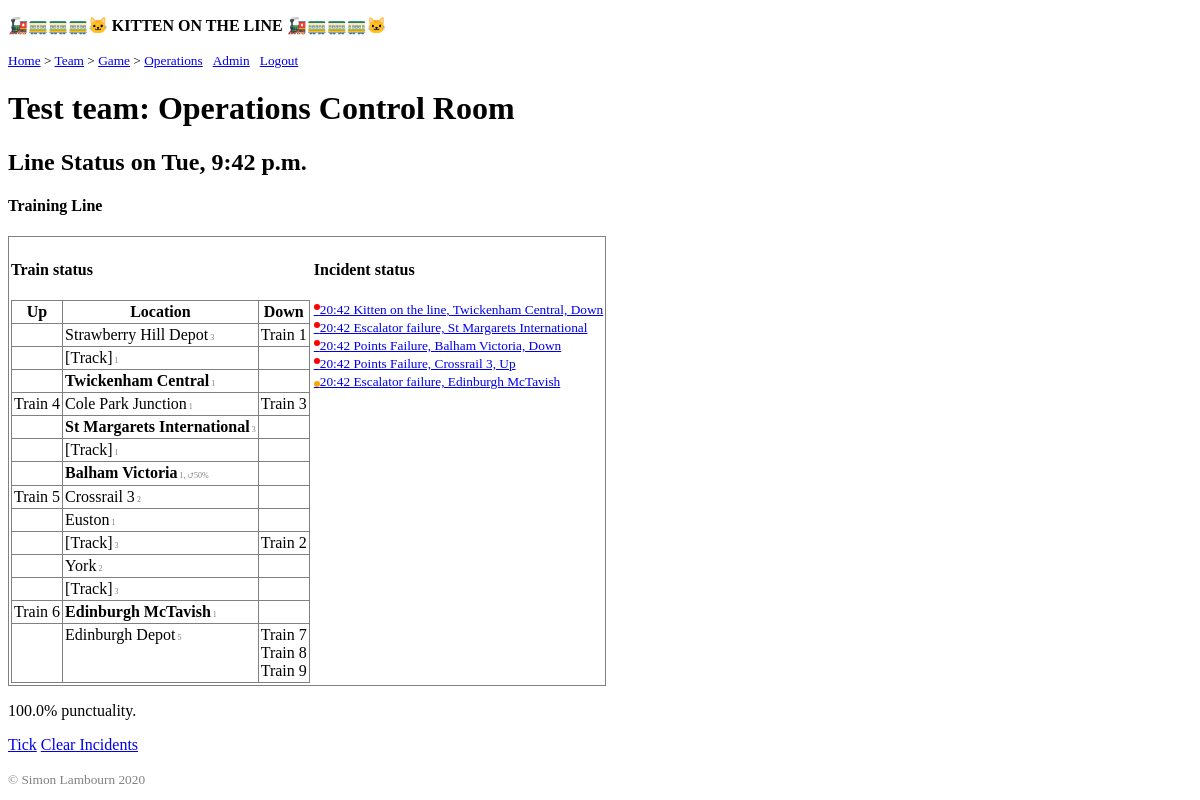
Before: /kittenontheline/game/operations/38/1 (signed in) with the older database file.
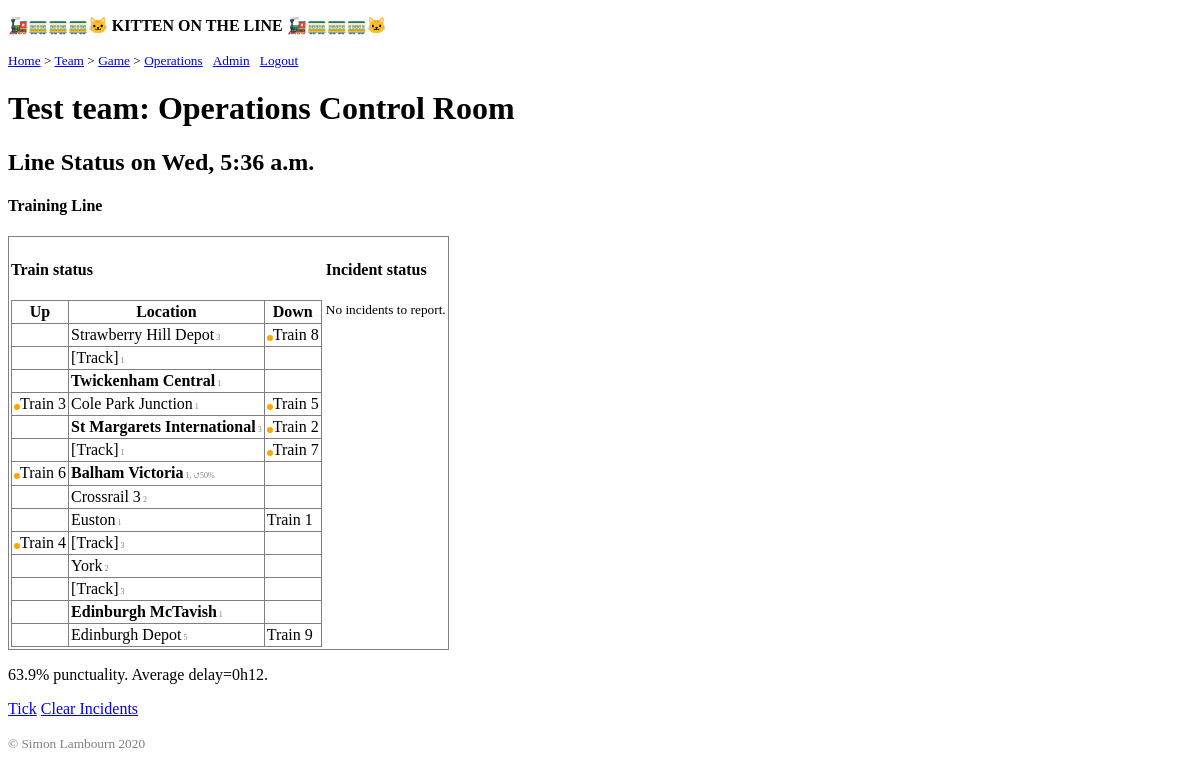
After: the same page with the newer database file.
### kitten/models.py (models this page shows, shortened)
class GameLevel:
    BASIC = 10
    INTERMEDIATE = 20
    ADVANCED = 30
    EXPERT = 40
    CHOICES = ((BASIC, 'Basic'),
               (INTERMEDIATE, 'Intermediate'),
               (ADVANCED, 'Advanced'),
               (EXPERT, 'Expert'))

class Team(models.Model, GameLevel):
    name = models.CharField(max_length=40, unique=True)
    members = models.ManyToManyField(User, related_name='teams')
    owner = models.ForeignKey(User, on_delete=models.PROTECT,
                              related_name='teams_owned')
    level = models.IntegerField(choices=GameLevel.CHOICES)

class Game(models.Model, GameLevel):
    INCIDENT_LIMIT = 1  # per place
    INCIDENT_SEVERITY_VARIATION = 0.5  # in range  +/- variation
    name = models.CharField(max_length=40)
    started = models.DateField(auto_now_add=True)
    last_played = models.DateField(auto_now=True)
    teams = models.ManyToManyField(Team, related_name='games')
    network_name = models.CharField(max_length=40)
    incident_types = models.ManyToManyField(IncidentType)
    incident_rate = models.PositiveSmallIntegerField(
        default=100, help_text="average rate of incidents, with 100 generating"
        "1 incident per tick of the clock")
    level = models.IntegerField(choices=GameLevel.CHOICES)
    day_start_time = models.TimeField(default=datetime.time(hour=6))
    day_end_time = models.TimeField(default=datetime.time(hour=22))
    current_time = models.DateTimeField(auto_now_add=True, null=True)
    game_round_duration = models.DurationField(default=Network.TICK_STAGE)
    tick_interval = models.DurationField(default=Network.TICK_SINGLE)
    delay = models.PositiveIntegerField(default=0)
    class meta:
        unique_together = [['name', 'team']]
    def tick(self, save=False):
        """ run the game for one tick of the clock """
        self.sprinkle_incidents()
        for line in self.lines.all():
            line.resolve_incidents()
            line.update_trains(self.current_time)
        self.current_time += self.tick_interval
        self.save()

class Line(models.Model):
    game = models.ForeignKey(Game, on_delete=models.CASCADE, null=True,
                             related_name='lines')
    operator = models.ForeignKey(Team, null=True,
                                 on_delete=models.SET_NULL)
    line_reputation = models.IntegerField(default=100)
    name = models.CharField(max_length=40, default='')
    direction1 = models.CharField(max_length=20, default='Up',
                                  editable=False)
    direction2 = models.CharField(max_length=20, default='Down',
                                  editable=False)
    trains_dir1 = models.IntegerField(default=3)
    trains_dir2 = models.IntegerField(default=3)
    train_interval = models.IntegerField(default=10)
    train_type = models.CharField(max_length=20, default='Train')
    total_arrivals = models.PositiveIntegerField(default=0)
    total_delay = models.DurationField(default=datetime.timedelta(0))
    on_time_arrivals = models.PositiveIntegerField(default=0)
    def punctuality_display(self):
        if self.total_arrivals == 0:
            return '(no punctuality stats)'
        punctuality_percent = self.on_time_arrivals/self.total_arrivals*100
        s = f"{punctuality_percent:0.1f}% punctuality."
        if self.total_arrivals != self.on_time_arrivals:
            av_delay = self.total_delay / (
                self.total_arrivals - self.on_time_arrivals)
            s += f" Average delay={hhmm(av_delay)}."
        return s
    def details(self):
        locations_dir1 = LineLocation.objects.filter(
            line=self, direction=self.direction1).order_by('position')
        return {location: (location.trains.all(),
                           location.reverse().trains.all())
                for location in locations_dir1}

class LocationType:
    DEPOT = 0
    TRACK = 1
    STATION = 2
    CHOICES = ((DEPOT, 'Depot'), (TRACK, 'Track'), (STATION, 'Station'))

class LineLocation(models.Model, LocationType):
    line = models.ForeignKey(Line, on_delete=models.CASCADE, null=True,
                             related_name='locations')
    name = models.CharField(max_length=40, default='', blank=True)
    type = models.IntegerField(choices=LocationType.CHOICES,
                               default=LocationType.DEPOT)
    position = models.IntegerField()
    transit_delay = models.IntegerField(default=1)
    direction = models.CharField(max_length=20, default='direction?')
    direction_is_forward = models.BooleanField(default=True)
    is_start_of_line = models.BooleanField(default=False)
    is_end_of_line = models.BooleanField(default=False)
    turnaround_percent = models.PositiveSmallIntegerField(default=0)
    last_train_time = models.DateTimeField(null=True)
    def __str__(self):
        return f'{self.name}, {self.direction}'
    def html(self):
        classes = ['location']
        if self.is_station():
            classes.append('station')
        classes = ' '.join(classes)
        name = escape(self.name) or '[Track]'
        return ('<div class="location">'  # allows transit-delay -> right
                f'<span class="{classes}">{name}</span>'
                f'<span class="transit-delay">{self.transit_delay}</span>'
                f'<span class="turnaround">{self.display_turnaround()}</span>'
                '</div>')
    def display_turnaround(self):
        if self.is_depot():
            return ""
        turnaround = (self.turnaround_percent or
                      self.reverse().turnaround_percent)
        if not turnaround:
            return ""
        char = "⮍" if self.turnaround_percent else "⮏"
        return f", {char}{turnaround}%"
    def is_station(self):
        return self.type == LocationType.STATION
    def is_depot(self):
        return self.type == LocationType.DEPOT
    def reverse(self) -> 'LineLocation':
        return LineLocation.objects.get(
            line=self.line, position=self.position,
            direction_is_forward=not self.direction_is_forward)

class Train(models.Model):
    type = models.CharField(max_length=20, default='Train')
    location = models.ForeignKey(LineLocation, on_delete=models.CASCADE,
                                 related_name='trains')
    serial = models.PositiveIntegerField(default=1)
    awaiting_turnaround = models.BooleanField(default=False)
    blocked = models.BooleanField(default=False)
    delay = models.DurationField(default=datetime.timedelta(0))
    def html(self):
        classes = ['train']
        if self.blocked:  # this overrides train-delayed in the css
            classes.append('train-blocked')
        elif self.delay:
            classes.append('train-delayed')
        classes = ' '.join(classes)
        return (f'<span class="{classes}">{escape(self.type)} {self.serial}'
                '</span>')

class Incident(models.Model):
    line = models.ForeignKey(Line, related_name='incidents')
    type = models.ForeignKey(IncidentType)
    response = models.ForeignKey(Response, null=True, blank=True)
    start_time = models.DateTimeField(null=True)
    response_start_time = models.DateTimeField(null=True, blank=True)
    location_line = models.ForeignKey(LineLocation, null=True, blank=True,
                                      related_name="incidents")
    location_station = models.ForeignKey(Station, null=True, blank=True,
                                         related_name="incidents")
    location_train = models.ForeignKey(Train, null=True, blank=True,
                                       related_name="incidents")
    impacts = models.ManyToManyField(Impact)
    previous_response_status = models.CharField(null=True, blank=True,
                                                max_length=60)
    @property
    def location(self):
        try:
            return self._location
        except AttributeError:
            pass
        self._location = (
            self.location_line if self.location_line is not None else
            self.location_train if self.location_train is not None else
            self.location_station)
        if self._location is None:
            raise ValueError(f"Incident %s location not set")
        return self._location
    def html(self):
        classes = 'incident'
        if self.response is None:
            classes += ' incident-open'
        else:
            classes += ' incident-responding'
        return (f'<span class="{classes}">{hhmm(self.start_time)} '
                f'{self.type.name}, {self.location}</span>')

class IncidentType(models.Model):
    network = models.ForeignKey(Network, related_name='incident_types')
    name = models.CharField(max_length=40, default='?')
    type = models.IntegerField(choices=IncidentFamily.CHOICES)
    description = models.CharField(max_length=100, null=True, blank=True)
    likelihood = models.PositiveSmallIntegerField(
        default=10, help_text="0-100: likelihood of this incident type "
        "occuring compared to other incident types")
    responses = models.ManyToManyField(Response)
    impacts = models.ManyToManyField(Impact)

class Station(models.Model):
    line = models.ForeignKey(Line, related_name='stations',
                             on_delete=models.CASCADE)
    name = models.CharField(max_length=40)
    def __str__(self):
        return f"{self.name}"

### kitten/views.py (the view)
@login_required
def game_operations(request, game_id, team_id, tick_interval=None):
    if not Team.objects.filter(id=team_id, members=request.user).exists():
        return HttpResponse('Unauthorised team', status=401)
    if not Game.objects.filter(id=game_id, teams=team_id).exists():
        return HttpResponse('Unauthorized game', status=401)
    team = get_object_or_404(Team, pk=team_id)
    game = get_object_or_404(Game, pk=game_id)
    if tick_interval is not None:
        game.run(tick_interval)
    lines = Line.objects.filter(game=game, operator=team)
    details = {line: ([(trains_dir1, location, trains_dir2)
                      for location, (trains_dir1, trains_dir2)
                      in line.details().items()],
                      line.incidents.all())
               for line in lines
               }
    lines_other_op = Line.objects.filter(game=game).exclude(
        operator=team).order_by('operator')
    return render(request, 'kitten/game_operations.html',
                  {'game': game, 'team': team,
                   'details': details,
                   'lines_other_op': lines_other_op
                   })

### kitten/models.py (called while the page is built)
def hhmm(dt: Union[datetime.time, datetime.datetime]) -> str:
    if dt is None:
        return None
    if isinstance(dt, datetime.timedelta):
        mins = dt.seconds // 60
        hh, mm = divmod(mins, 60)
        return(f"{hh}h{mm:02d}")
    if isinstance(dt, datetime.time):
        return dt.isoformat(timespec='minutes')
    return dt.strftime('%H:%M')

def escape(s):
    return None if s is None else s.replace('<', '&lt.')

### kitten/templatetags/breadcrumb.py (called while the page is built)
@register.tag
def breadcrumb_url(parser, token):
    bits = token.split_contents()
    if len(bits) == 2:
        return breadcrumb(parser, token)
    title = bits.pop(1)
    token.contents = ' '.join(bits)
    url_node = url(parser, token)
    return UrlBreadcrumbNode(title, url_node)

def create_crumb(title, url=None):
    '''crumb = """<span class="breadcrumbs-arrow">""" \
            """<img src="/media/images/arrow.gif" alt="Arrow">""" \
            """</span>"""
    '''
    crumb = ''  # remove arrow: use a dot in template.
    if url:
        crumb = "%s<a href='%s'>%s</a>" % (crumb, url, title)
    else:
        crumb = "%s&nbsp;&nbsp;%s" % (crumb, title)
    return crumb

    def render(self, context):
        title = self.title.var
        if title.find("'") == -1 and title.find('"') == -1:
            try:
                val = self.title
                title = val.resolve(context)
            except:
                title = ''
        else:
            title = title.strip("'").strip('"')
            title = smart_unicode(title)
        url = self.url_node.render(context)
        return create_crumb(title, url)

### templates/kitten/game_operations.html (shortened to what this page needs)
{% extends 'kitten/base.html' %}
{% block breadcrumbs %}
{% load breadcrumb %}
> {% breadcrumb_url 'Game' 'game' game.id team.id %}
> {% breadcrumb_url 'Operations' 'game_operations' game.id team.id %}
{% endblock %}
{% block content %}
<h1>{{ team.name }}: Operations Control Room</h1>
<h2>Line Status on {{ game.current_time|date:"D, g:i a" }}</h2>
{% for line, details in details.items %}
<h4>{{ line.name }}</h4>
<table class="no-border">
<tr><td class="no-border">
{% if details.0 %}
<h4>Train status</h4>
<table>
<tr><th>{{ line.direction1 }}</th><th>Location</th>
<th>{{ line.direction2 }}</th></tr>
{% for trains_dir1, location, trains_dir2 in details.0 %}
<tr>
<td>
{% for train in trains_dir1 %}
{{ train.html|safe }}<br>
{% endfor %}
</td>
<td>
{{ location.html|safe }}
</td>
<td>
{% for train in trains_dir2 %}
{{ train.html|safe }}<br>
{% endfor %}
</td>
</tr>
{% endfor %}
</table>
</td><td class="no-border">
<h4>Incident status</h4><small>
{% for incident in details.1 %}
<a href="{% url 'incident' team.id incident.id %}?back-url={% url 'game_operations' game.id team.id %}"
	>{{ incident.html|safe }}</a><br>
{% empty %}
No incidents to report.
{% endfor %}
</small></td></tr></table>
<p>{{ line.punctuality_display }}</p>
{% endif %}
{% empty %}
<p>(No lines for {{ team.name }}.)</p>
{% endfor %}
<a href="{% url 'game_tick' game.id team.id %}">Tick</a>
<a href="{% url 'game_incidents_clear' game.id team.id %}">Clear Incidents</a>
{% endblock %}

### templates/kitten/base.html (shortened to what this page needs)
<!doctype html>
<html lang="en">
{% load static %}
<head>
    <link rel="stylesheet" href="https://www.w3.org/StyleSheets/Core/Steely"
    type="text/css">
    <link rel="stylesheet" href="{% static 'kitten.css' %}" type="text/css">
</head>
<body>
{% block banner %}
<p><strong>🚂🚃🚃🚃🐱 KITTEN ON THE LINE &#x1f682;&#x1f683;🚃🚃&#x1f431;</strong></p>
{% endblock %}
{% load breadcrumb %}
<small>
{% breadcrumb_url 'Home' 'home' %}
{% if team_id %}
> {% breadcrumb_url 'Team' 'team' team_id %}
{% elif team.id %}
> {% breadcrumb_url 'Team' 'team' team.id %}
{% endif %}
{% block breadcrumbs %}
{% endblock %}
{% if user.is_superuser %}
&nbsp;&nbsp;{% breadcrumb_url 'Admin' 'admin:index' %}
{% endif %}
{% if user.is_authenticated %}
&nbsp;&nbsp;{% breadcrumb_url 'Logout' 'logout' %}
{% endif %}
</small>
{% block content %}
{% endblock %}
<p style="color: grey;"><small>&copy Simon Lambourn 2020</small></p>
</body>
</html>

### kitten/static/kitten.css (style rules this page uses)
table, tbody, tr, td, th { border: 1px solid grey; padding: 2px; vertical-align: top; text-align: top; }
table { border-collapse: collapse; }
.no-border, table.no-border { border-style: none; }
.station { font-weight: bold; }
div.location { justify-content: space-between; align-content: space-between; }
.transit-delay, .turnaround { color: grey; font-size: 50%; }
.transit-delay::before { content: '\00a0'; }
.train-delayed::before, .incident-responding::before { background-color: orange; content: '\00a0\00a0\00a0\00a0'; font-size: 15%; border-radius: 50%; }

Changed rows visible on the page:
removed Incident: html "20:42 Kitten on the line, Twickenham Central, Down"
removed Incident: html "20:42 Escalator failure, St Margarets International"
removed Incident: html "20:42 Points Failure, Balham Victoria, Down"
removed Incident: html "20:42 Points Failure, Crossrail 3, Up"
removed Incident: html "20:42 Escalator failure, Edinburgh McTavish"
changed Game "Game": current_time "Tue, 9:42 p.m." → "Wed, 5:36 a.m."
changed Line "Training Line": punctuality_display "100.0% punctuality." → "63.9% punctuality. Average delay=0h12."; now shows "No incidents to report."
changed LineLocation "Strawberry Hill Depot 3": gains Train (html "Train 8"); loses Train (html "Train 1")
changed LineLocation "Cole Park Junction 1": gains Train (html "Train 3"); gains Train (html "Train 5"); loses Train (html "Train 4"); loses Train (html "Train 3")
changed LineLocation "St Margarets International 3": gains Train (html "Train 2")
changed LineLocation (number 6 of 14 on the later page): gains Train (html "Train 7")
changed LineLocation "Balham Victoria 1 , ⮍50%": gains Train (html "Train 6")
changed LineLocation "Crossrail 3 2": loses Train (html "Train 5")
changed LineLocation "Euston 1": gains Train (html "Train 1")
changed LineLocation (number 10 of 14 on the later page): gains Train (html "Train 4"); loses Train (html "Train 2")
changed LineLocation "Edinburgh McTavish 1": loses Train (html "Train 6")
changed LineLocation "Edinburgh Depot 5": loses Train (html "Train 7"); loses Train (html "Train 8")
